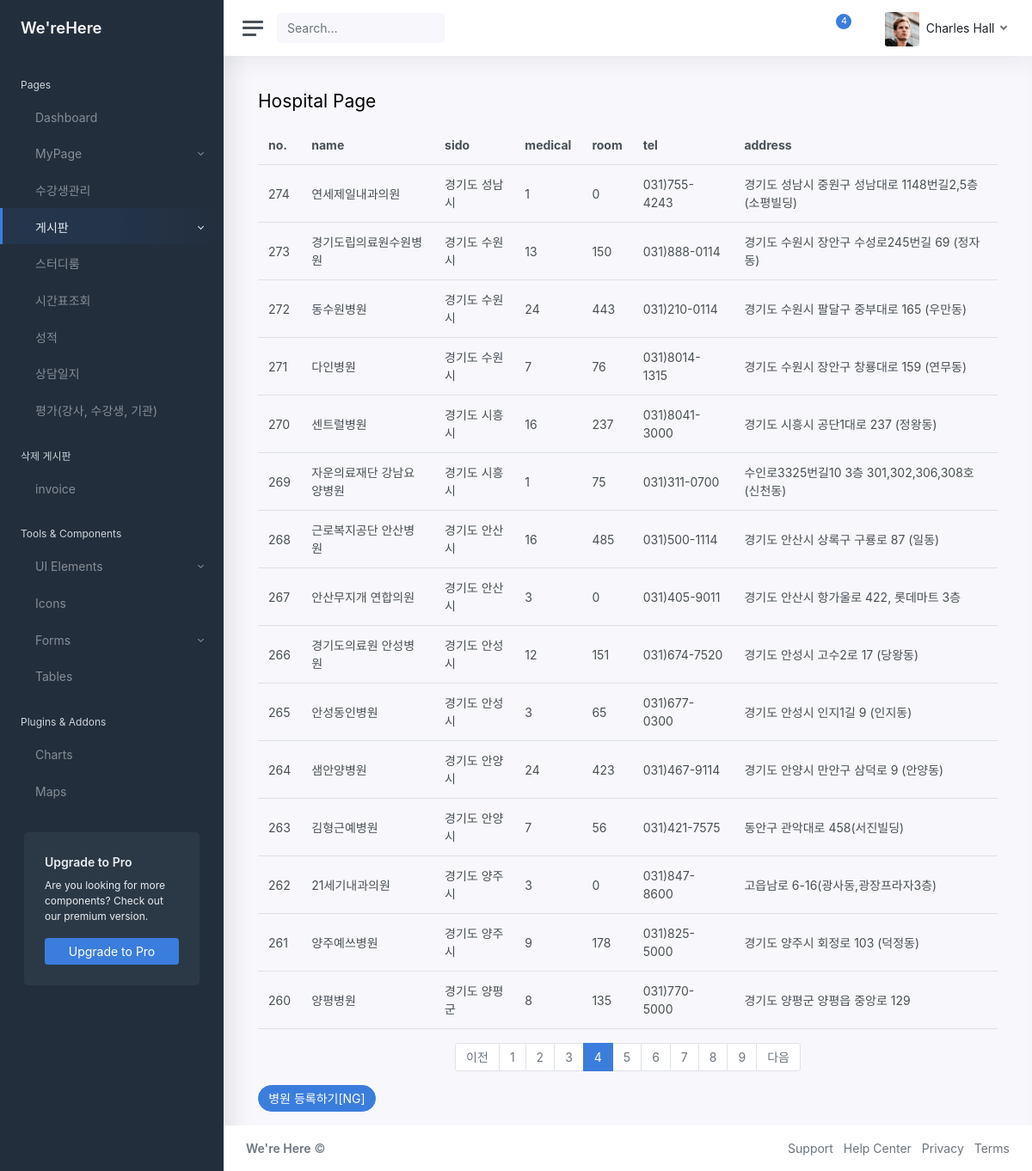
/CRM/theme/hospital?page=4, run on the app's committed database.
### CRM/models.py (models this page shows)
class Hospital(models.Model):
    sido = models.CharField(max_length=50)
    name = models.CharField(max_length=50)
    medical = models.IntegerField()
    room = models.IntegerField()
    tel = models.CharField(max_length=15)
    address = models.CharField(max_length=100)

### CRM/views.py (the view)
# urls.py: path('theme/hospital', views.theme.theme_hospital, name='hospital'),
    def theme_hospital(request):
        print("PAGE : theme_hospital")
        page = 'Hospital'
        pg = request.GET.get('page','1')
        lst_hospital = Hospital.objects.all()
        paginator = Paginator(lst_hospital, 15) # 페이지 정리, 15개씩
        pg_obj = paginator.get_page(pg)
        context = {'lst_hospital':pg_obj, 'page':page}
        return render(request, './theme/lst_hospital.html', context)

### CRM/templatetags/CRM_filter.py (called while the page is built)
@register.filter
def sub(value,arg):
    return value - arg

### CRM/templates/Theme/lst_hospital.html (shortened to what this page needs)
{% load static %}
<!DOCTYPE html>
<html lang="ko-kr">
<head>
	<link href="{% static 'css/app.css' %}" rel="stylesheet">
</head>
{% load CRM_filter %}
<body>
	<div class="wrapper">
		{% include "theme/include/sidebar.html" %}
		<div class="main">
			{% include "theme/include/navbar.html" %}
			<main class="content">
				<div class="container-fluid p-0">
					<h1 class="h3 mb-3">Hospital Page</h1>
						<table class="table">
							<thead>
                                <th>no.</th>
								<th>name</th>
								<th>sido</th>
								<th>medical</th>
                                <th>room</th>
                                <th>tel</th>
                                <th>address</th>
							</thead>
							<tbody>
								{% if lst_hospital %}
									{% for h in lst_hospital %}
									<tr>
									<td>{{ lst_hospital.paginator.count|sub:lst_hospital.start_index|sub:forloop.counter0|add:1 }}</td>
									<td>{{ h.name }}</td>
									<td>{{ h.sido }}</td>
									<td>{{ h.medical }}</td>
                                    <td>{{ h.room }}</td>
                                    <td>{{ h.tel }}</td>
                                    <td>{{ h.address }}</td>
									</tr>
									{% endfor %}
								{% else %}
									<tr>
									<td colspan="3">질문이 없습니다.</td>
									</tr>
								{% endif %}
							</tbody>
						</table>
						<ul class="pagination justify-content-center">
						{% if question_list.has_previous %}
						    <li class="page-item">
							<a class="page-link" href="?page={{ question_list.previous_page_number }}">이전</a>
							</li>
						{% else %}
						    <li class="page-item disabled">
							<a class="page-link" tabindex="-1" aria-disabled="true" href="#">이전</a>
							</li>
						{% endif %}
						{% for page_number in lst_hospital.paginator.page_range %}
							{% if page_number >= lst_hospital.number|add:-5 and page_number <= lst_hospital.number|add:5 %}
						    	{% if page_number == lst_hospital.number %}
								    <li class="page-item active" aria-current="page">
									<a class="page-link" href="?page={{ page_number }}">{{ page_number }}</a>
									</li>
								{% else %}
							  	  <li class="page-item">
									<a class="page-link" href="?page={{ page_number }}">{{ page_number }}</a>
									</li>
								{% endif %}
							{% endif %}
						{% endfor %}
						{% if lst_hospital.has_next %}
						    <li class="page-item">
							<a class="page-link" href="?page={{ question_list.next_page_number }}">다음</a>
							</li>
						{% else %}
						    <li class="page-item disabled">
							<a class="page-link" tabindex="-1" aria-disabled="true" href="#">다음</a>
							</li>
						{% endif %}
						</ul>
						<a href="#" class="btn btn-pill btn-primary">병원 등록하기[NG]</a>
				</div>
			</main>
			{% include "theme/include/footer2.html" %}
		</div>
	</div>
</body>
</html>

### data on the page
Hospital: paginator.count|sub "274", name "연세제일내과의원", sido "경기도 성남시", medical "1", room "0", tel "031)755-4243", address "경기도 성남시 중원구 성남대로 1148번길2,5층(소평빌딩)"
Hospital: paginator.count|sub "273", name "경기도립의료원수원병원", sido "경기도 수원시", medical "13", room "150", tel "031)888-0114", address "경기도 수원시 장안구 수성로245번길 69 (정자동)"
Hospital: paginator.count|sub "272", name "동수원병원", sido "경기도 수원시", medical "24", room "443", tel "031)210-0114", address "경기도 수원시 팔달구 중부대로 165 (우만동)"
Hospital: paginator.count|sub "271", name "다인병원", sido "경기도 수원시", medical "7", room "76", tel "031)8014-1315", address "경기도 수원시 장안구 창룡대로 159 (연무동)"
Hospital: paginator.count|sub "270", name "센트럴병원", sido "경기도 시흥시", medical "16", room "237", tel "031)8041-3000", address "경기도 시흥시 공단1대로 237 (정왕동)"
Hospital: paginator.count|sub "269", name "자운의료재단 강남요양병원", sido "경기도 시흥시", medical "1", room "75", tel "031)311-0700", address "수인로3325번길10 3층 301,302,306,308호(신천동)"
Hospital: paginator.count|sub "268", name "근로복지공단 안산병원", sido "경기도 안산시", medical "16", room "485", tel "031)500-1114", address "경기도 안산시 상록구 구룡로 87 (일동)"
Hospital: paginator.count|sub "267", name "안산무지개 연합의원", sido "경기도 안산시", medical "3", room "0", tel "031)405-9011", address "경기도 안산시 항가울로 422, 롯데마트 3층"
Hospital: paginator.count|sub "266", name "경기도의료원 안성병원", sido "경기도 안성시", medical "12", room "151", tel "031)674-7520", address "경기도 안성시 고수2로 17 (당왕동)"
Hospital: paginator.count|sub "265", name "안성동인병원", sido "경기도 안성시", medical "3", room "65", tel "031)677-0300", address "경기도 안성시 인지1길 9 (인지동)"
Hospital: paginator.count|sub "264", name "샘안양병원", sido "경기도 안양시", medical "24", room "423", tel "031)467-9114", address "경기도 안양시 만안구 삼덕로 9 (안양동)"
Hospital: paginator.count|sub "263", name "김형근예병원", sido "경기도 안양시", medical "7", room "56", tel "031)421-7575", address "동안구 관악대로 458(서진빌딩)"
Hospital: paginator.count|sub "262", name "21세기내과의원", sido "경기도 양주시", medical "3", room "0", tel "031)847-8600", address "고읍남로 6-16(광사동,광장프라자3층)"
Hospital: paginator.count|sub "261", name "양주예쓰병원", sido "경기도 양주시", medical "9", room "178", tel "031)825-5000", address "경기도 양주시 회정로 103 (덕정동)"
Hospital: paginator.count|sub "260", name "양평병원", sido "경기도 양평군", medical "8", room "135", tel "031)770-5000", address "경기도 양평군 양평읍 중앙로 129"

### other printed values
{{ page_number }} "1" "2" "3" "5" "6" "7" "8" "9"
{{ page_number }} "4"
